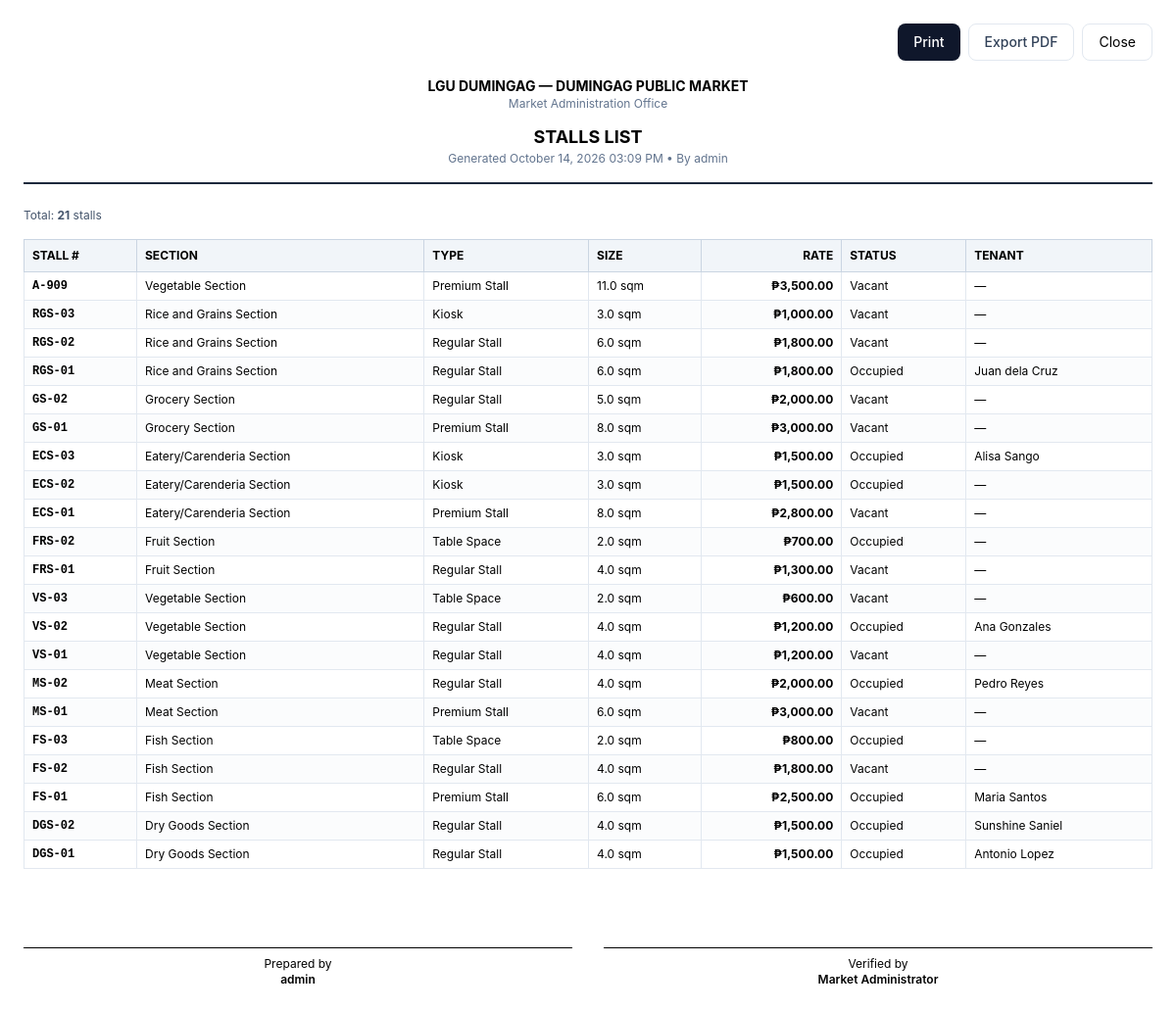
Page /stalls/print/ (signed in) on the committed database.
### core/models.py (models this page shows, shortened)
class SystemSetting(models.Model):
    PENALTY_TYPE_CHOICES = [
        ('fixed', 'Fixed'),
        ('percentage', 'Percentage'),
    ]
    municipality_name = models.CharField(max_length=200)
    market_name = models.CharField(max_length=200)
    office_name = models.CharField(max_length=200)
    receipt_prefix = models.CharField(max_length=20)
    default_due_day = models.PositiveIntegerField(default=5)
    penalty_type = models.CharField(max_length=20, choices=PENALTY_TYPE_CHOICES, default='percentage')
    penalty_value = models.DecimalField(max_digits=10, decimal_places=2, default=0)
    grace_period = models.PositiveIntegerField(default=5)
    logo = models.ImageField(upload_to='logos/', blank=True, null=True)
    theme_color = models.CharField(max_length=7, default='#003366')
    terms_and_conditions = models.TextField(
        default=DEFAULT_CONTRACT_TERMS,
        blank=True,
        help_text='One clause per line. Printed on every rental contract.',
    )
    class Meta:
        verbose_name = 'System Setting'
        verbose_name_plural = 'System Settings'

class Stall(models.Model):
    STATUS_CHOICES = [
        ('Vacant', 'Vacant'),
        ('Occupied', 'Occupied'),
        ('Reserved', 'Reserved'),
        ('Maintenance', 'Maintenance'),
    ]
    stall_number = models.CharField(max_length=20, unique=True)
    section = models.ForeignKey(MarketSection, on_delete=models.CASCADE, related_name='stalls')
    stall_type = models.ForeignKey(StallType, on_delete=models.SET_NULL, null=True, related_name='stalls')
    size = models.DecimalField(max_digits=8, decimal_places=2, blank=True, null=True)
    monthly_rate = models.DecimalField(max_digits=10, decimal_places=2)
    status = models.CharField(max_length=20, choices=STATUS_CHOICES, default='Vacant')
    remarks = models.TextField(blank=True)
    created_at = models.DateTimeField(auto_now_add=True)
    updated_at = models.DateTimeField(auto_now=True)
    class Meta:
        ordering = ['stall_number']

class MarketSection(models.Model):
    name = models.CharField(max_length=100, unique=True)
    description = models.TextField(blank=True)
    class Meta:
        ordering = ['name']

class StallType(models.Model):
    name = models.CharField(max_length=100, unique=True)
    description = models.TextField(blank=True)
    class Meta:
        ordering = ['name']

class RentalContract(models.Model):
    STATUS_CHOICES = [
        ('Active', 'Active'),
        ('Expired', 'Expired'),
        ('Terminated', 'Terminated'),
        ('Pending', 'Pending'),
    ]
    tenant = models.ForeignKey(Tenant, on_delete=models.CASCADE, related_name='contracts')
    stall = models.ForeignKey(Stall, on_delete=models.CASCADE, related_name='contracts')
    start_date = models.DateField()
    end_date = models.DateField(null=True, blank=True)
    monthly_rent = models.DecimalField(max_digits=10, decimal_places=2)
    due_day = models.PositiveIntegerField(default=5)
    security_deposit = models.DecimalField(max_digits=10, decimal_places=2, default=0)
    status = models.CharField(max_length=20, choices=STATUS_CHOICES, default='Active')
    remarks = models.TextField(blank=True)
    created_at = models.DateTimeField(auto_now_add=True)
    updated_at = models.DateTimeField(auto_now=True)
    class Meta:
        ordering = ['-start_date']
        constraints = [
            models.UniqueConstraint(
                fields=['stall', 'status'],
                name='unique_active_contract_per_stall',
                condition=models.Q(status='Active'),
            ),
        ]

class Tenant(models.Model):
    STATUS_CHOICES = [
        ('Active', 'Active'),
        ('Inactive', 'Inactive'),
        ('Suspended', 'Suspended'),
        ('Terminated', 'Terminated'),
    ]
    tenant_id = models.CharField(max_length=20, unique=True)
    user = models.OneToOneField(User, on_delete=models.SET_NULL, null=True, blank=True, related_name='tenant')
    full_name = models.CharField(max_length=200)
    first_name = models.CharField(max_length=100, blank=True)
    middle_name = models.CharField(max_length=100, blank=True)
    last_name = models.CharField(max_length=100, blank=True)
    address = models.TextField()
    street = models.CharField(max_length=200, blank=True)
    barangay = models.CharField(max_length=100, blank=True)
    municipality = models.CharField(max_length=100, blank=True)
    province = models.CharField(max_length=100, blank=True)
    contact_number = models.CharField(max_length=20)
    email = models.EmailField(blank=True)
    valid_id_type = models.CharField(max_length=100, blank=True)
    valid_id_number = models.CharField(max_length=100, blank=True)
    valid_id_image = models.ImageField(upload_to='tenant_ids/', blank=True, null=True)
    business_name = models.CharField(max_length=200, blank=True)
    business_type = models.CharField(max_length=100, blank=True)
    emergency_contact_name = models.CharField(max_length=200, blank=True)
    emergency_contact_number = models.CharField(max_length=20, blank=True)
    status = models.CharField(max_length=20, choices=STATUS_CHOICES, default='Active')
    date_registered = models.DateField(auto_now_add=True)
    notes = models.TextField(blank=True)
    created_at = models.DateTimeField(auto_now_add=True)
    updated_at = models.DateTimeField(auto_now=True)
    class Meta:
        ordering = ['full_name']

### core/views/stalls.py (the view)
# urls.py: path('stalls/print/', stall_list_print, name='stall_list_print'),
@staff_required
def stall_list_print(request):
    stalls = Stall.objects.select_related('section', 'stall_type').all().order_by('-created_at', '-id')
    section_filter = request.GET.get('section')
    status_filter = request.GET.get('status')
    search_query = (request.GET.get('search') or '').strip()
    if section_filter:
        stalls = stalls.filter(section_id=section_filter)
    if status_filter:
        stalls = stalls.filter(status=status_filter)
    if search_query:
        stalls = stalls.filter(
            Q(stall_number__icontains=search_query) |
            Q(section__name__icontains=search_query) |
            Q(stall_type__name__icontains=search_query)
        )
    from core.models import SystemSetting
    context = {
        'stalls': stalls,
        'section_filter': section_filter,
        'status_filter': status_filter,
        'search_query': search_query,
        'system_settings': SystemSetting.objects.first(),
        'user': request.user,
        'now': __import__('django.utils.timezone', fromlist=['now']).now(),
    }
    return render(request, 'stalls/print_list.html', context)

### core/context_processors.py (called while the page is built)
def system_settings(request):
    settings = SystemSetting.objects.first()
    return {'system_settings': settings}

def static_version(request):
    try:
        mtime = int((settings.BASE_DIR / "static" / "css" / "output.css").stat().st_mtime)
    except OSError:
        mtime = ""
    return {"STATIC_VERSION": mtime}

### core/permissions.py (called while the page is built)
def get_user_role(user):
    try:
        return user.profile.role
    except Exception:
        if user.is_superuser:
            return 'admin'
        return None

def role_required(allowed_roles):
    allowed = set(allowed_roles)
    def decorator(view_func):
        @wraps(view_func)
        @login_required
        def _wrapped(request, *args, **kwargs):
            role = get_user_role(request.user)
            if request.user.is_superuser:
                return view_func(request, *args, **kwargs)
            if role not in allowed:
                messages.error(request, 'You do not have permission to access that page.')
                return redirect('dashboard')
            return view_func(request, *args, **kwargs)
        return _wrapped
    return decorator

### templates/stalls/print_list.html (shortened to what this page needs)
{% load static humanize %}<!DOCTYPE html>
<html lang="en">
<head>
  <link rel="stylesheet" href="{% static 'css/output.css' %}?v={{ STATIC_VERSION }}">
</head>
<body class="bg-white p-6 font-sans">
  <div class="max-w-6xl mx-auto">
    <div class="no-print mb-4 flex justify-end gap-2">
      <button onclick="window.print()" class="rounded-lg bg-slate-900 px-4 py-2 text-sm font-medium text-white hover:bg-black">Print</button>
      <a href="{% url 'stall_list_export_pdf' %}?{{ request.GET.urlencode }}" class="rounded-lg border border-slate-200 bg-white px-4 py-2 text-sm font-medium text-slate-700 hover:bg-slate-50">Export PDF</a>
      <button onclick="window.close()" class="rounded-lg border border-slate-200 bg-white px-4 py-2 text-sm">Close</button>
    </div>
    <div class="text-center border-b-2 border-slate-800 pb-4 mb-6">
      <h1 class="text-sm font-bold uppercase">{{ system_settings.municipality_name|default:"Municipality" }} — {{ system_settings.market_name|default:"Public Market" }}</h1>
      <p class="text-xs text-slate-500">{{ system_settings.office_name|default:"Market Administration Office" }}</p>
      <h2 class="mt-3 text-lg font-bold uppercase">Stalls List</h2>
      <p class="text-xs text-slate-500">Generated {{ now|date:"F d, Y h:i A" }} • By {{ user.get_full_name|default:user.username }}</p>
    </div>
    <div class="mb-4 text-xs text-slate-600">Total: <strong>{{ stalls.count }}</strong> stalls</div>
    <table class="w-full border-collapse text-xs">
      <thead><tr class="bg-slate-100">
        <th class="border border-slate-300 px-2 py-2 text-left uppercase">Stall #</th>
        <th class="border border-slate-300 px-2 py-2 text-left uppercase">Section</th>
        <th class="border border-slate-300 px-2 py-2 text-left uppercase">Type</th>
        <th class="border border-slate-300 px-2 py-2 text-left uppercase">Size</th>
        <th class="border border-slate-300 px-2 py-2 text-right uppercase">Rate</th>
        <th class="border border-slate-300 px-2 py-2 text-left uppercase">Status</th>
        <th class="border border-slate-300 px-2 py-2 text-left uppercase">Tenant</th>
      </tr></thead>
      <tbody>
        {% for stall in stalls %}
        <tr class="even:bg-slate-50/50">
          <td class="border border-slate-200 px-2 py-1.5 font-mono font-bold">{{ stall.stall_number }}</td>
          <td class="border border-slate-200 px-2 py-1.5">{{ stall.section.name }}</td>
          <td class="border border-slate-200 px-2 py-1.5">{{ stall.stall_type.name|default:"—" }}</td>
          <td class="border border-slate-200 px-2 py-1.5">{{ stall.size|floatformat:1|default:"—" }} sqm</td>
          <td class="border border-slate-200 px-2 py-1.5 text-right font-bold">₱{{ stall.monthly_rate|floatformat:2|intcomma }}</td>
          <td class="border border-slate-200 px-2 py-1.5">{{ stall.status }}</td>
          <td class="border border-slate-200 px-2 py-1.5">{% for c in stall.contracts.all %}{% if c.status == 'Active' %}{{ c.tenant.full_name }}{% endif %}{% empty %}—{% endfor %}</td>
        </tr>
        {% empty %}<tr><td colspan="7" class="border px-2 py-4 text-center text-slate-400">No stalls found</td></tr>{% endfor %}
      </tbody>
    </table>
    <div class="mt-8 grid grid-cols-2 gap-8 text-center text-xs"><div class="border-t pt-2 mt-12">Prepared by<br><span class="font-semibold">{{ user.get_full_name|default:user.username }}</span></div><div class="border-t pt-2 mt-12">Verified by<br><span class="font-semibold">Market Administrator</span></div></div>
  </div>
</body>
</html>

### rows in the picture
SystemSetting: municipality_name "LGU DUMINGAG", market_name "DUMINGAG PUBLIC MARKET", office_name "Market Administration Office"
Stall: stall_number "A-909", section.name "Vegetable Section", stall_type.name "Premium Stall", size "11.0", monthly_rate "3,500.00", status "Vacant"
Stall: stall_number "RGS-03", section.name "Rice and Grains Section", stall_type.name "Kiosk", size "3.0", monthly_rate "1,000.00", status "Vacant"
Stall: stall_number "RGS-02", section.name "Rice and Grains Section", stall_type.name "Regular Stall", size "6.0", monthly_rate "1,800.00", status "Vacant"
Stall: stall_number "RGS-01", section.name "Rice and Grains Section", stall_type.name "Regular Stall", size "6.0", monthly_rate "1,800.00", status "Occupied"
RentalContract: tenant.full_name "Juan dela Cruz"
Stall: stall_number "GS-02", section.name "Grocery Section", stall_type.name "Regular Stall", size "5.0", monthly_rate "2,000.00", status "Vacant"
Stall: stall_number "GS-01", section.name "Grocery Section", stall_type.name "Premium Stall", size "8.0", monthly_rate "3,000.00", status "Vacant"
Stall: stall_number "ECS-03", section.name "Eatery/Carenderia Section", stall_type.name "Kiosk", size "3.0", monthly_rate "1,500.00", status "Occupied"
RentalContract: tenant.full_name "Alisa Sango"
Stall: stall_number "ECS-02", section.name "Eatery/Carenderia Section", stall_type.name "Kiosk", size "3.0", monthly_rate "1,500.00", status "Occupied"
Stall: stall_number "ECS-01", section.name "Eatery/Carenderia Section", stall_type.name "Premium Stall", size "8.0", monthly_rate "2,800.00", status "Vacant"
Stall: stall_number "FRS-02", section.name "Fruit Section", stall_type.name "Table Space", size "2.0", monthly_rate "700.00", status "Occupied"
Stall: stall_number "FRS-01", section.name "Fruit Section", stall_type.name "Regular Stall", size "4.0", monthly_rate "1,300.00", status "Vacant"
Stall: stall_number "VS-03", section.name "Vegetable Section", stall_type.name "Table Space", size "2.0", monthly_rate "600.00", status "Vacant"
Stall: stall_number "VS-02", section.name "Vegetable Section", stall_type.name "Regular Stall", size "4.0", monthly_rate "1,200.00", status "Occupied"
RentalContract: tenant.full_name "Ana Gonzales"
Stall: stall_number "VS-01", section.name "Vegetable Section", stall_type.name "Regular Stall", size "4.0", monthly_rate "1,200.00", status "Vacant"
Stall: stall_number "MS-02", section.name "Meat Section", stall_type.name "Regular Stall", size "4.0", monthly_rate "2,000.00", status "Occupied"
RentalContract: tenant.full_name "Pedro Reyes"
Stall: stall_number "MS-01", section.name "Meat Section", stall_type.name "Premium Stall", size "6.0", monthly_rate "3,000.00", status "Vacant"
Stall: stall_number "FS-03", section.name "Fish Section", stall_type.name "Table Space", size "2.0", monthly_rate "800.00", status "Occupied"
Stall: stall_number "FS-02", section.name "Fish Section", stall_type.name "Regular Stall", size "4.0", monthly_rate "1,800.00", status "Vacant"
Stall: stall_number "FS-01", section.name "Fish Section", stall_type.name "Premium Stall", size "6.0", monthly_rate "2,500.00", status "Occupied"
RentalContract: tenant.full_name "Maria Santos"
Stall: stall_number "DGS-02", section.name "Dry Goods Section", stall_type.name "Regular Stall", size "4.0", monthly_rate "1,500.00", status "Occupied"
RentalContract: tenant.full_name "Sunshine Saniel"
Stall: stall_number "DGS-01", section.name "Dry Goods Section", stall_type.name "Regular Stall", size "4.0", monthly_rate "1,500.00", status "Occupied"
RentalContract: tenant.full_name "Antonio Lopez"

### other values in the picture
{{ now|date:"F d, Y h:i A" }} "October 14, 2026 03:09 PM"
{{ user.get_full_name|default:user.username }} "admin"
{{ stalls.count }} "21"
